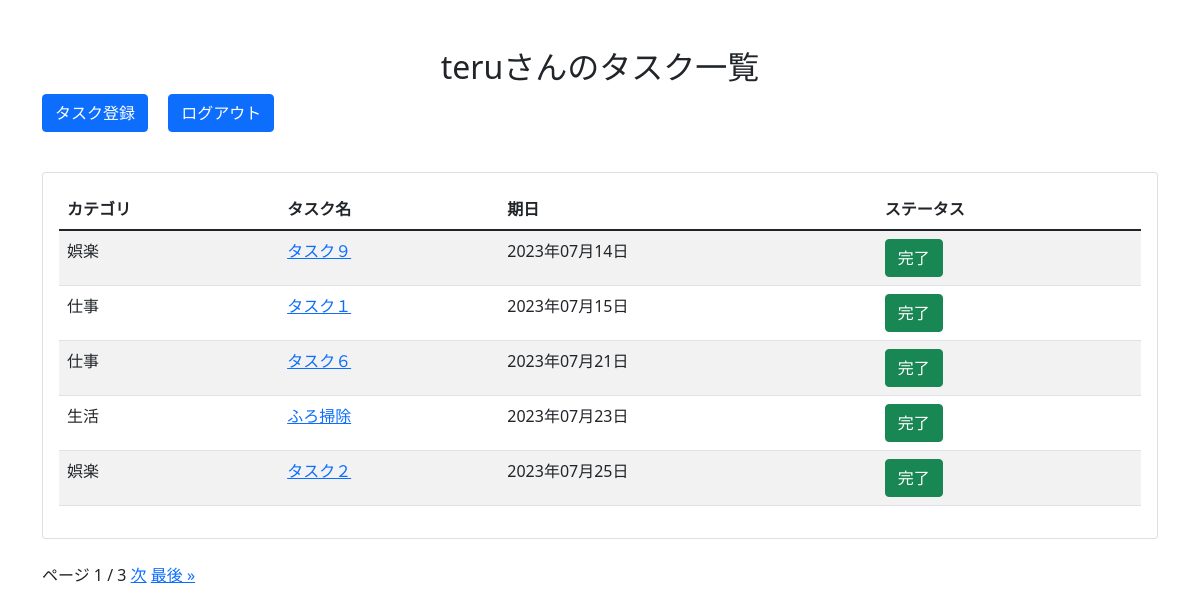
/tasks/ (signed in), run on an earlier commit of the app's database.
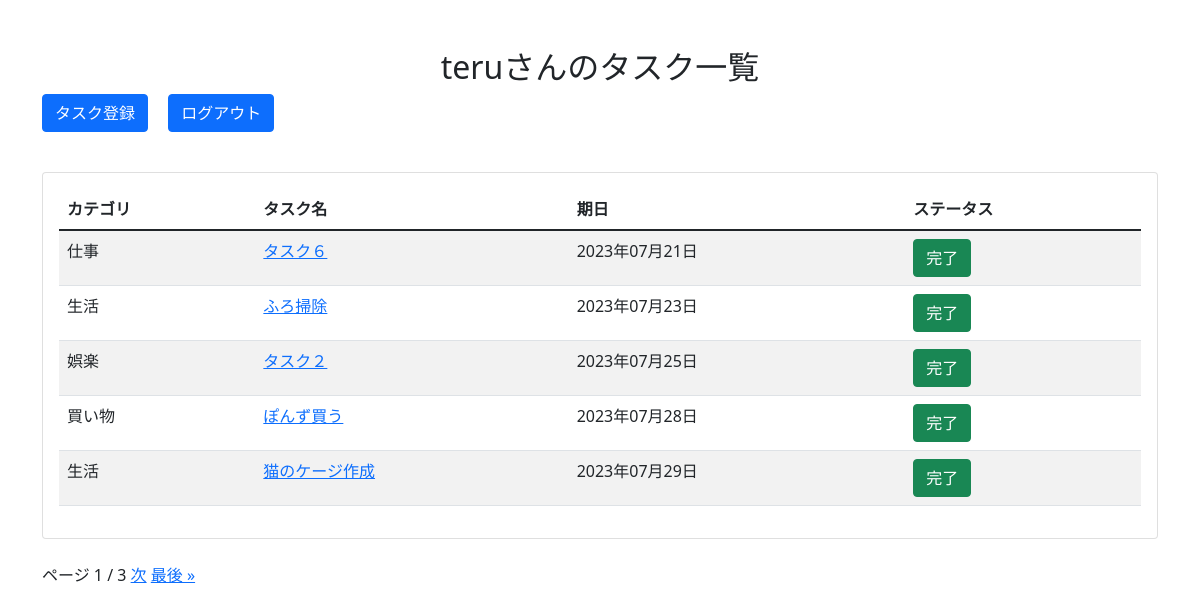
And on a later commit of the database.
### todoapps/models.py (models this page shows, shortened)
class Todo(models.Model):
    STATUS_CHOICES = [
        (0, "未完了"),
        (1, "完了"),
    ]
    task = models.CharField("タスク", max_length=255, null=False)
    memo = models.TextField("メモ", null=True, blank=True)
    status = models.IntegerField("ステータス", choices=STATUS_CHOICES, null=False)
    due_date = models.DateTimeField("期日", null=False)
    category = models.ForeignKey(
        TodoCategory, verbose_name="カテゴリID", on_delete=models.CASCADE
    )
    user = models.ForeignKey(User, verbose_name="利用者ID", on_delete=models.CASCADE)
    class Meta:
        verbose_name = "TODOタスク"
        verbose_name_plural = "TODOタスク"  # 左記を定義しないと、管理画面トップのテーブル名にsがついてしまう

class TodoCategory(models.Model):
    category_name = models.CharField("カテゴリ名", max_length=255, null=False)
    class Meta:
        verbose_name = "TODOカテゴリ"
        verbose_name_plural = "TODOカテゴリ"  # 左記を定義しないと、管理画面トップのテーブル名にsがついてしまう
    def __str__(self):
        return self.category_name

### todoapps/views.py (the view)
# urls.py: path("tasks/", views.ListTaskView.as_view(), name="top"),
class ListTaskView(LoginRequiredMixin, ListView):
    model = models.Todo
    template_name = "todo/top.html"
    context_object_name = "tasks"
    paginate_by = 5
    def get_queryset(self):
        return models.Todo.objects.filter(status=0, user=self.request.user).order_by(
            "due_date"
        )

### todoapps/templates/todo/top.html (shortened to what this page needs)
{% extends "base.html" %}
{% block main %}
<div class="container mt-5">
  <h2 class="text-center"> {{ request.user.username }}さんのタスク一覧</h2>
  <a href="{% url 'create_task' %}" class="btn btn-primary mb-3">タスク登録</a>
  <a href="{% url 'logout' %}" id="logout" class="btn btn-primary mb-3 mx-3">ログアウト</a>
  <div class="card mt-4">
    <div class="card-body">
      <table class="table table-striped">
        <thead>
          <tr>
            <th>カテゴリ</th>
            <th>タスク名</th>
            <th>期日</th>
            <th>ステータス</th>
          </tr>
        </thead>
        <tbody>
          {% for todo in tasks %}
          <tr>
            <td>{{ todo.category }}</td>
            <td><a href="{% url 'detail' todo.id %}">{{ todo.task }}</a></td>
            <td>{{ todo.due_date|date:"Y年m月d日" }}</td>
            <td>
              <a href="{% url 'complete_task' todo.pk %}" class="btn btn-success">完了</a>
            </td>
          </tr>
          {% endfor %}
        </tbody>
      </table>
    </div>
  </div>
  {% include 'todo/components/pagination.html' %}
</div>
{% endblock %}

### templates/base.html (shortened to what this page needs)
<!DOCTYPE html>
<html>
<head>
  <link href="https://cdn.jsdelivr.net/npm/bootstrap@5.1.3/dist/css/bootstrap.min.css" rel="stylesheet">
</head>
<body>
  {% block main %}{% endblock %}
</body>
</html>

### todoapps/templates/todo/components/pagination.html (shortened to what this page needs)
{% if page_obj %}
<div class="pagination mt-4">
  <span class="step-links">
      <span class="current">
          ページ {{ page_obj.number }} / {{ page_obj.paginator.num_pages }}
      </span>
      {% if page_obj.has_next %}
          <a href="?page={{ page_obj.next_page_number }}">次</a>
          <a href="?page={{ page_obj.paginator.num_pages }}">最後 &raquo;</a>
      {% endif %}
  </span>
</div>
{% endif %}

What changed in the data, as far as the page shows it:
no longer on this page (row edited): Todo: category "娯楽", task "タスク９", due_date "2023年07月14日"
no longer on this page (row edited): Todo: category "仕事", task "タスク１", due_date "2023年07月15日"
now on this page (row unchanged): Todo: category "買い物", task "ぽんず買う", due_date "2023年07月28日"
now on this page (row unchanged): Todo: category "生活", task "猫のケージ作成", due_date "2023年07月29日"
